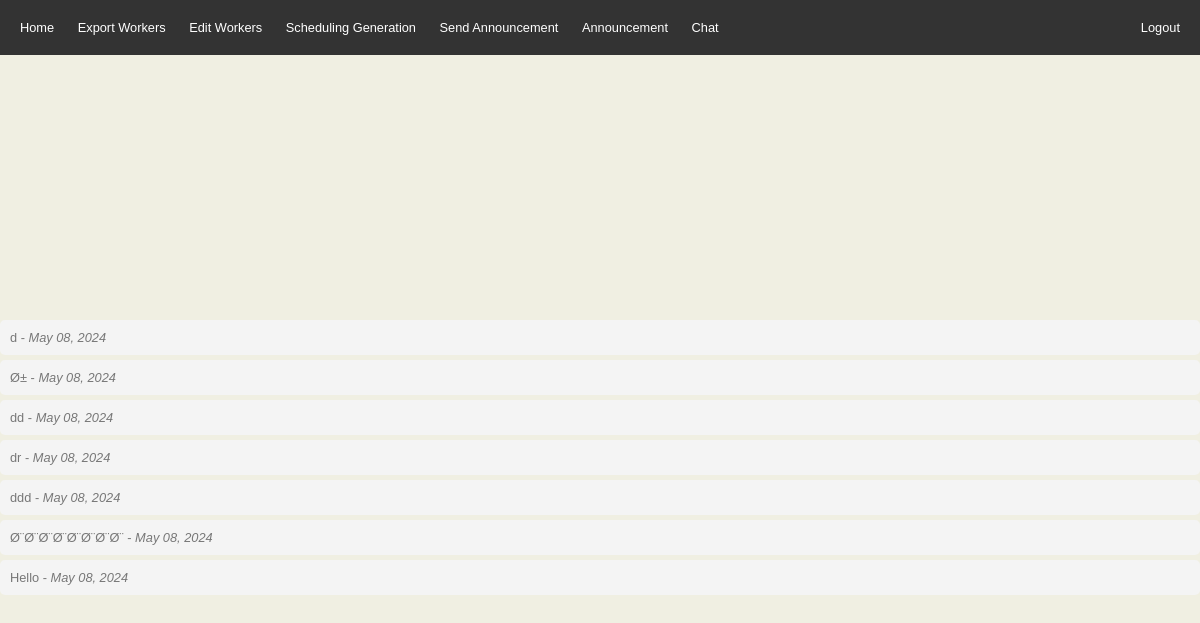
The page /announcement.php (signed in) on the database its author committed.
### tables this page shows
CREATE TABLE IF NOT EXISTS `announcements` (
  `id` int(11) NOT NULL AUTO_INCREMENT,
  `message` text,
  `created_at` datetime DEFAULT CURRENT_TIMESTAMP,
  PRIMARY KEY (`id`)
);

### announcement.php (the view)
<?php
include('header.php');
require_once('db.php');
$sql = "SELECT message, created_at FROM announcements ORDER BY created_at DESC";
$result = $connection->query($sql);
?>
<div class="center">
    <?php if ($result->num_rows > 0) : ?>
        <ul class="announcement-list">
            <?php while ($row = $result->fetch_assoc()) : ?>
                <li><?php echo htmlspecialchars($row['message']); ?> - <em><?php echo date('M d, Y', strtotime($row['created_at'])); ?></em></li>
            <?php endwhile; ?>
        </ul>
    <?php else : ?>
        <p>No announcements to display.</p>
    <?php endif; ?>
</div>
<?php include('footer.php'); ?>

### css.css (style rules this page uses)
* { box-sizing: border-box; margin: 0; border: 0; padding: 0; text-decoration: none; list-style-type: none; }
body { font: normal 0.8em 'trebuchet ms', arial, sans-serif; background: #F0EFE2; color: #777; }
.center { display: flex; justify-content: center; align-items: center; height: 100vh; margin: 0; font-family: Arial, sans-serif; }
.announcement-list { padding: 0; width: 100%; }
.announcement-list li { background-color: #f4f4f4; margin-top: 5px; padding: 10px; border-radius: 5px; }

### rows shown on the page
announcements: message "d", created_at "May 08, 2024"
announcements: message "Ø±", created_at "May 08, 2024"
announcements: message "dd", created_at "May 08, 2024"
announcements: message "dr", created_at "May 08, 2024"
announcements: message "ddd", created_at "May 08, 2024"
announcements: message "Ø¨Ø¨Ø¨Ø¨Ø¨Ø¨Ø¨Ø¨", created_at "May 08, 2024"
announcements: message "Hello", created_at "May 08, 2024"
